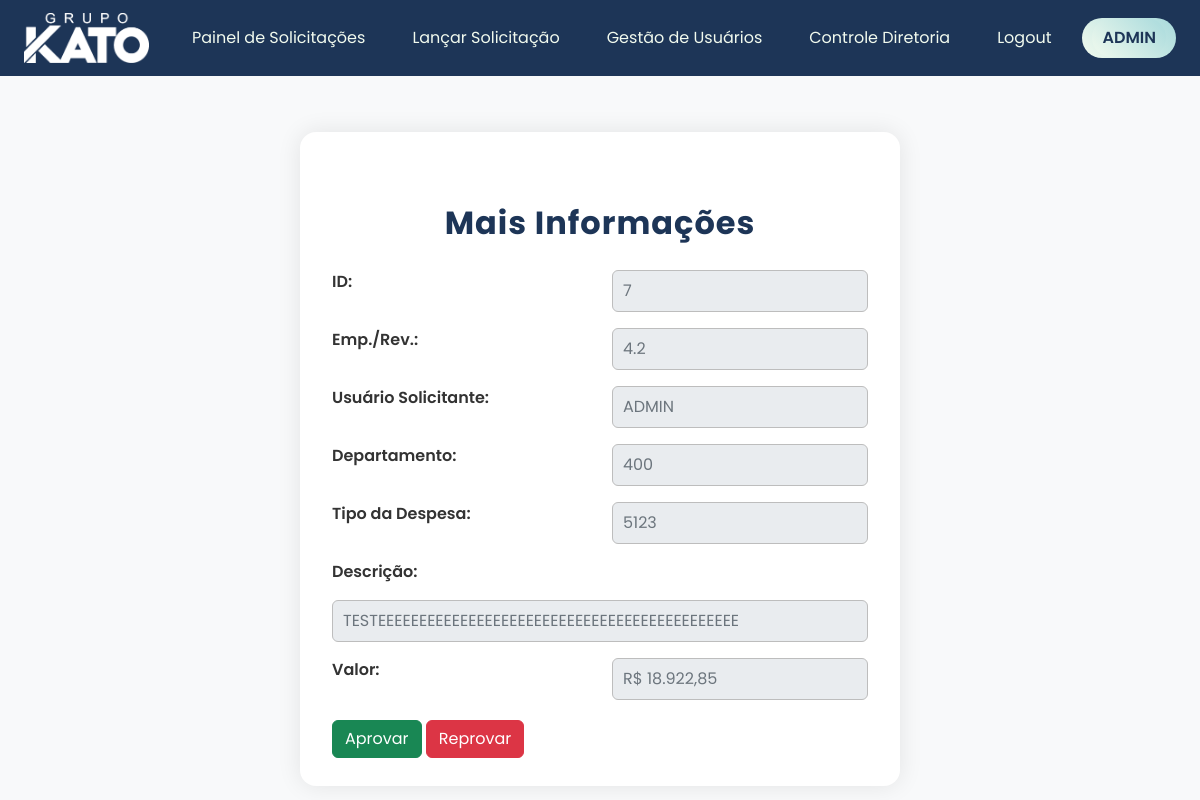
Page /controle-diretoria/mais-info/7 (signed in) on the earlier database version.
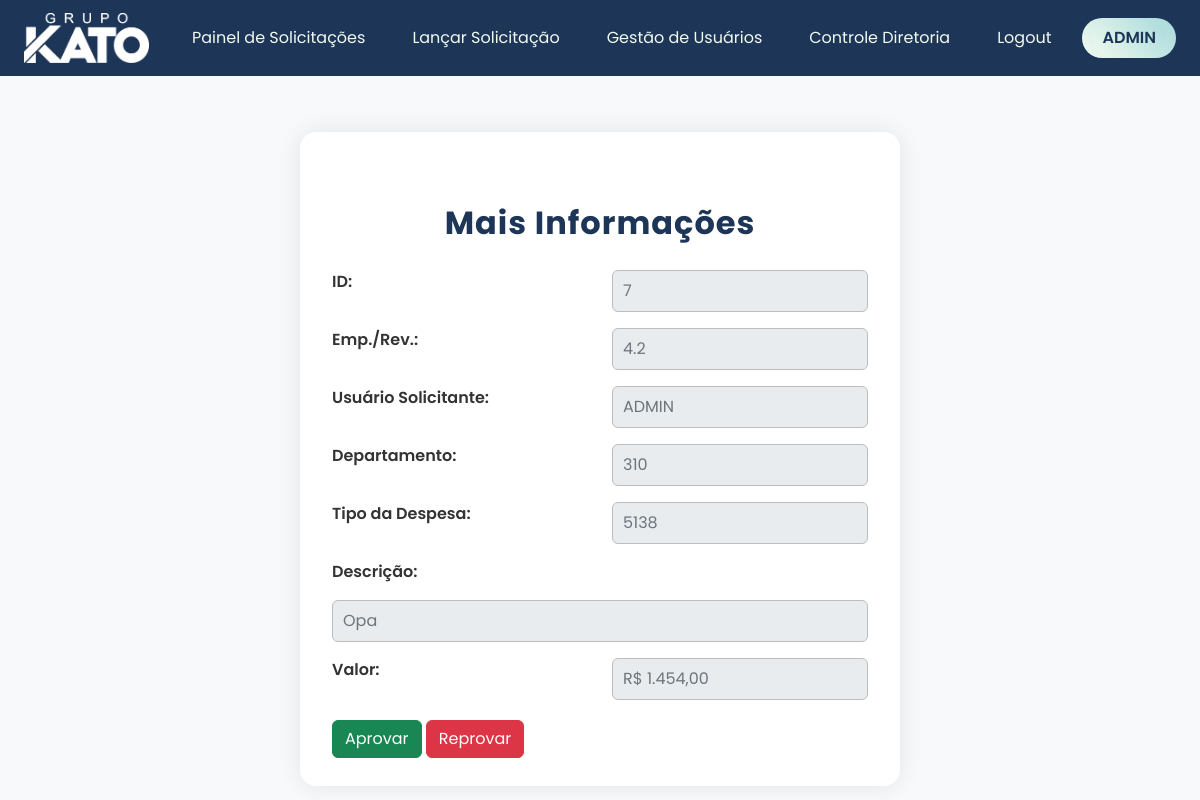
Same page on the later database version.
### models/database.py (models this page shows)
class Solicitacoes(Model):
    EMPRESA = IntegerField()
    REVENDA = IntegerField()
    USUARIO_SOLICITANTE = CharField()
    DEPARTAMENTO = CharField()
    TIPO_DESPESA = CharField()
    DESCRICAO = CharField()
    VALOR = FloatField()
    STATUS = CharField()
    MOTIVO_REPROVA = CharField()
    class Meta:
        database = db

### routes/blueprint_controle_diretoria.py (the view)
@blueprint_controle_diretoria.route('/mais-info/<int:id>', methods=['POST', 'GET'])
@login_required
@role_required('ADMIN', 'DIRETORIA')
def mais_info_cd(id):
    solicitacao = Solicitacoes.get_or_none(Solicitacoes.id == id)
    return render_template('mais_info_cd.html', usuario_logado=current_user.USUARIO, solicitacao=solicitacao)

### main.py (called while the page is built)
@login_manager.user_loader
def load_user(user_id):
    try:
        return Usuarios.get(Usuarios.id == int(user_id))
    except Usuarios.DoesNotExist:
        return None

### templates/mais_info_cd.html (shortened to what this page needs)
<!DOCTYPE html>
<html lang="pt-br">
<head>
    <link href="https://cdn.jsdelivr.net/npm/bootstrap@5.3.0/dist/css/bootstrap.min.css" rel="stylesheet">
    <link rel="stylesheet" href="{{ url_for('static', filename='css/mais_info_cd.css')}}">
</head>
<body>
    <header>
        <nav class="navbar navbar-light bg-dark px-4">
            <a class="navbar-brand" href="{{ url_for('blueprint_principal.principal') }}"><img src="{{ url_for('static', filename='img/Logo - Grupo Kato Branco.png') }}" alt="Logo KATO"></a>
            <ul class="nav">
                <li class="nav-item">
                    <a class="nav-link text-white" href="{{ url_for('blueprint_painel_solicitacoes.painel_solicitacoes') }}">Painel de Solicitações</a>
                </li>
                <li class="nav-item">
                    <a class="nav-link text-white" href="{{ url_for('blueprint_lancar_solicitacao.lancar_solicitacao') }}">Lançar Solicitação</a>
                </li>
                {% if current_user.FUNCAO == 'ADMIN' %}
                    <li class="nav-item">
                        <a class="nav-link text-white" href="{{ url_for('blueprint_gestao_usuarios.gestao_usuarios') }}">Gestão de Usuários</a>
                    </li>
                {% endif %}
                {% if current_user.FUNCAO == 'ADMIN' or current_user.FUNCAO == 'DIRETORIA' %}
                    <li class="nav-item">
                        <a class="nav-link text-white" href="{{ url_for('blueprint_controle_diretoria.controle_diretoria') }}">Controle Diretoria</a>
                    </li>
                {% endif %}
                <li class="nav-item">
                    <a class="nav-link text-white" href="{{ url_for('blueprint_principal.logout') }}">Logout</a>
                </li>
                <li class="user">
                    <a class="user" href="">{{ usuario_logado }}</a>
                </li>
            </ul>
        </nav>
    </header>
    <main>
        <div class="container">
            <h2 class="titulo">Mais Informações</h2>
            <form action="#" method="POST" class="formulario">
                <label for="id_solicitacao_id">ID:</label>
                <input type="text" readonly id="id_solicitacao_id" name="id" value="{{ solicitacao.id }}">
                <label for="empresa_revenda_id">Emp./Rev.:</label>
                <input type="text" readonly id="empresa_revenda_id" name="empresa_revenda" value="{{ solicitacao.EMPRESA }}.{{ solicitacao.REVENDA }}">
                <label for="usuario_solicitante_id">Usuário Solicitante:</label>
                <input type="text" readonly id="usuario_solicitante_id" name="usuario_solicitante" value="{{ solicitacao.USUARIO_SOLICITANTE }}">
                <label for="departamento_id">Departamento:</label>
                <input type="text" readonly id="departamento_id" name="departamento" value="{{ solicitacao.DEPARTAMENTO }}">
                <label for="tipo_despesa_id">Tipo da Despesa:</label>
                <input type="text" readonly id="tipo_despesa_id" name="tipo_despesa" value="{{ solicitacao.TIPO_DESPESA }}">
                <label for="descricao_id">Descrição:</label>
                <input type="text" readonly id="descricao_id" name="descricao" value="{{ solicitacao.DESCRICAO }}">
                <label for="valor_id">Valor:</label>
                <input type="text" readonly id="valor_id" name="valor" value="R$ {{ "{:,.2f}".format(solicitacao.VALOR).replace(',',"X").replace(".", ",").replace("X", ".") }}">
            </form>
            <button class="btn btn-success" data-bs-toggle="modal" data-bs-target="#confirmModal{{ solicitacao.id }}">Aprovar</button>
            <button class="btn btn-danger" data-bs-toggle="modal" data-bs-target="#modalReprovar{{ solicitacao.id }}">Reprovar</button>
        </div>
    </main>
</body>
</html>

Differences in the rows shown:
changed Solicitacoes "ADMIN": departamento "400" → "310"; tipo_despesa "5123" → "5138"; descricao "TESTEEEEEEEEEEEEEEEEEEEEEEEEEEEEEEEEEEEEEEEEEEEE" → "Opa"; valor "R$ 18.922,85" → "R$ 1.454,00"
